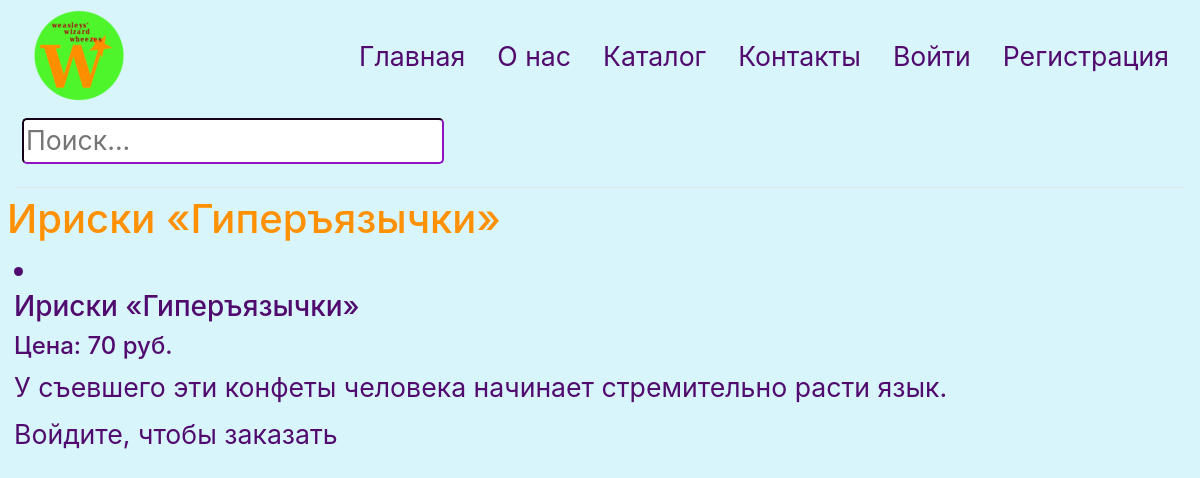
Page /product/1 on the committed database.
### data/products.py (models this page shows)
class Products(SqlAlchemyBase):
    __tablename__ = 'products'
    id = sqlalchemy.Column(sqlalchemy.Integer, primary_key=True, autoincrement=True)
    title = sqlalchemy.Column(sqlalchemy.String, nullable=True)
    description = sqlalchemy.Column(sqlalchemy.String, nullable=True)
    photos = sqlalchemy.Column(sqlalchemy.String, nullable=True)
    cost = sqlalchemy.Column(sqlalchemy.Integer, nullable=True)
    created_date = sqlalchemy.Column(sqlalchemy.DateTime, default=datetime.datetime.now)
    category_id = sqlalchemy.Column(sqlalchemy.Integer, sqlalchemy.ForeignKey("category.id"))
    category = orm.relationship('Category')

### main.py (the view)
@app.route('/product/<id>', methods=['GET', 'POST'])
def product(id):
    form = BuyForm()
    if form.validate_on_submit():
        return buy(user_id, id)
    db_sess = db_session.create_session()
    product = db_sess.query(Products).get(id)
    return render_template('product.html', product=product, title=product.title, form=form)

### forms/user.py
class BuyForm(FlaskForm):
    submit = SubmitField('В корзину')

### data/db_session.py (called while the page is built)
def create_session() -> Session:
    global __factory
    return __factory()

### templates/product.html (shortened to what this page needs)
{% extends 'base.html' %}
{% block content%}
<h1 class="orange-text">{{ product.title }}</h1>
<form class="form1" action="" method="post">
    <li class="purple-text"><h3>{{ product.title }}</h3></li>
    <h4 class="purple-text">Цена: {{ product.cost }} руб.</h4>
    <p class="purple-text">{{ product.description }}</p>
    {% if current_user.is_authenticated %}
    <p>{{ form.submit(type="submit", class="b1") }}</p>
    {% else %}
    <p class="purple-text">Войдите, чтобы заказать</p>
    {% endif %}
</form>
{% endblock%}

### static/css/style.css (style rules this page uses)
.form1 { color: #510B6F; font-size: 20pt; border-color: #510B6F; border-radius: 5px; margin: 7px 7px 7px 7px; }
.purple-text { color: #510B6F; margin: 7px 7px 7px 7px; }
.back { background-color: #D9F5FC; }
.orange-text { color: #ff9000; margin: 7px 7px 7px 7px; }

### rows in the picture
Products: title "Ириски «Гиперъязычки»", cost "70", description "У съевшего эти конфеты человека начинает стремительно расти язык."
